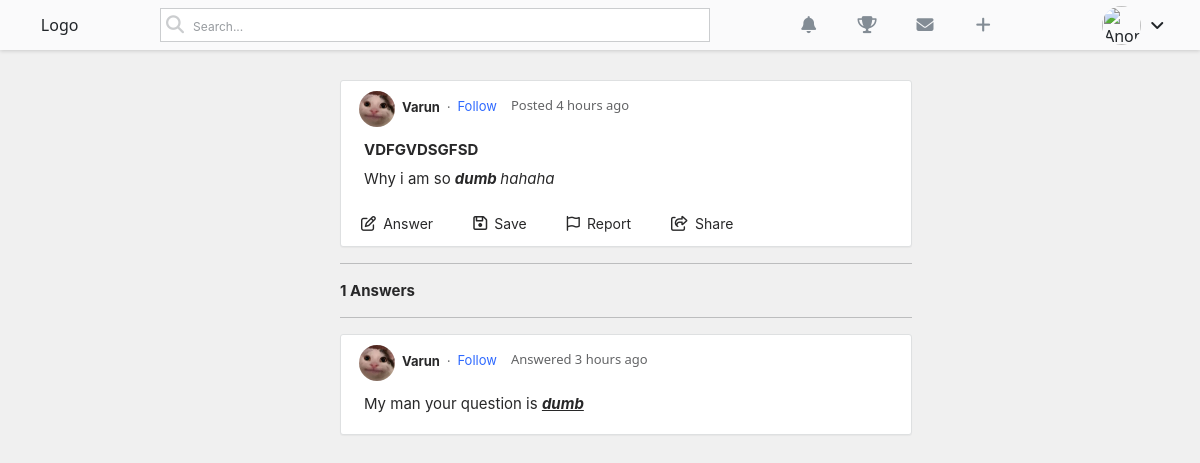
The app's page /posts/1/, older data.
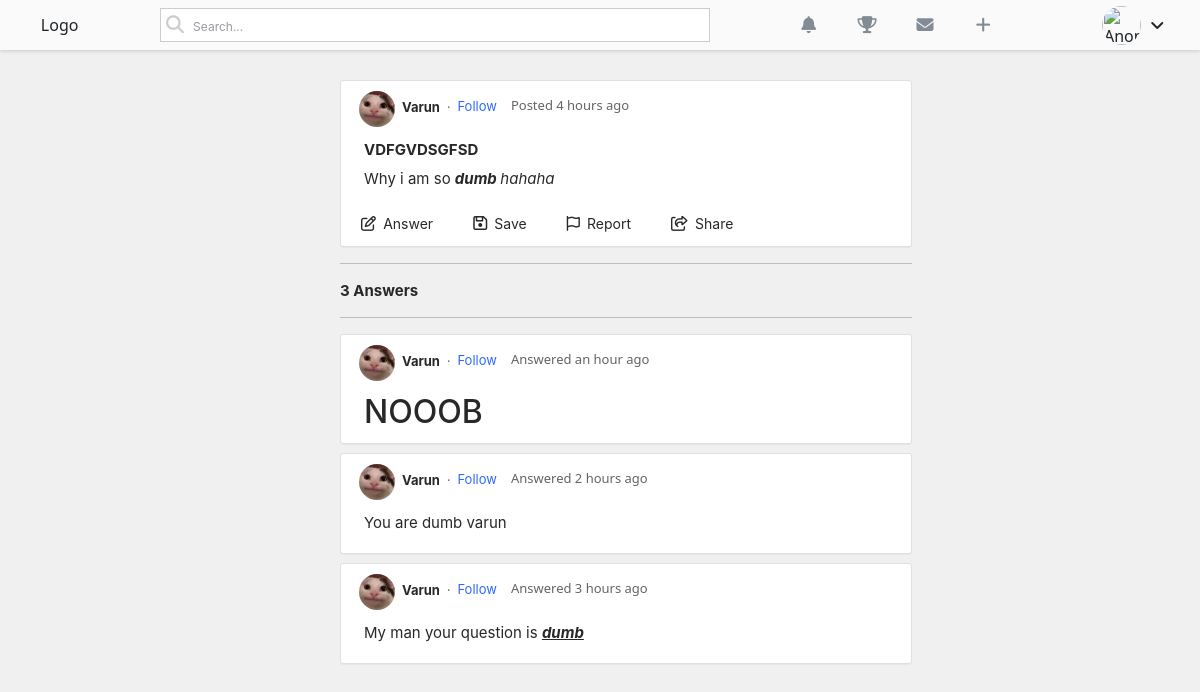
The same page, newer data.
### main/models.py (models this page shows, shortened)
class Post(models.Model):
    author = models.ForeignKey(User,on_delete=models.CASCADE)
    title = models.CharField(max_length=150)
    body = RichTextField(blank = True,null = True)
    created = models.DateTimeField(default=now)

class Profile(models.Model):
    user = models.OneToOneField(User,on_delete=models.CASCADE)
    image = models.ImageField(default="default.jpg",upload_to = "profile_pics")
    about = models.TextField(default="I am nerd")
    location = models.CharField(max_length=100)
    usercreated = models.DateTimeField(default=now)
    followers = models.ManyToManyField(User,blank=True,related_name="followers")

class Comment(models.Model):
    body = RichTextField(blank = True,null = True)
    user = models.ForeignKey(User,on_delete=models.CASCADE)
    post = models.ForeignKey(Post,on_delete=models.CASCADE)
    commented = models.DateTimeField(default=now)

### main/views.py (the view, shortened to what this page needs)
# urls.py: path('posts/<int:pk>/',PostDetailview.as_view(),name = "post_detail"),
class PostDetailview(View):
    def get(self,request,pk,*args,**kwargs):
        post = Post.objects.get(pk=pk)
        form = CommentForm()
        commentss = Comment.objects.filter(post=post)
        numberofcomments = len(commentss)
        comments = Comment.objects.filter(post=post).order_by('-commented')
        context = {
            "form":form,
            "post":post,
            'comments':comments,
            'numberofcomments':numberofcomments
        }
        return render(request,"post_detail.html",context)

### main/forms.py
class CommentForm(forms.ModelForm):
    class Meta:
        model = Comment
        fields = ['body']

### templates/post_detail.html (shortened to what this page needs)
{% load static %}
{% load humanize %}
<!DOCTYPE html>
<html lang="en">
<head>
    <link href="https://cdn.jsdelivr.net/npm/bootstrap@5.1.0/dist/css/bootstrap.min.css" rel="stylesheet">
    <link rel="stylesheet" href="{% static 'css/home.css' %}">
</head>
<body style="background-color: rgba(165, 165, 165, 0.164);">
    <header class="navbarr">
        <div class="logo">
            Logo
        </div>
        <div class="searchdiv">
            <i class="fas fa-search"></i>
            <input type="search" class="searchh" placeholder="Search...">
        </div>
        <div class="iconsdivuser">
            <i class="fas fa-bell" data-bs-toggle="tooltip" title="Notifications"></i>
            <i class="fas fa-trophy" data-bs-toggle="tooltip" title="Achievements Such As Points"></i>
            <i class="fas fa-envelope" data-bs-toggle="tooltip" title="Messages"></i>
            <a href="{% url 'ask_question' %}"><i class="fas fa-plus" data-bs-toggle="modal" data-bs-target="#postcreate"></i></a>
        </div>
        <div class="userdiv">
            <img src="{{user.profile.image.url}}" data-bs-toggle="tooltip" title = "{{request.user}}" width="39px" height="39px" class="userprofilebruh">
            <i class="fas fa-angle-down" onclick="usernav()"></i>
        </div>
    </header>
    <div class="postdivgobrr" style="margin-top: 80px;">
        <div class="postdivheader">
            <img src="{{post.author.profile.image.url}}" alt="" width="36px" height="36px" class="postdivheaderimg">
            <p class="postdivheadername">{{post.author}}</p>
            <span>.</span>
            <p class="postdivheaderfollow">Follow</p>
            <p class="whenposted">Posted {{post.created|naturaltime}}</p>
        </div>
        <div class="titlestuff">
            <a href="{% url 'post_detail' post.pk %}" target="_blank">
                {{post.title}}
            </a>
        </div>
        <div class="bodystuff">
            {{post.body|safe}}
        </div>
        <div class="bottom-stuff">
            <div class="answer-field" onclick="openasnwerpanel()">
                <i class="far fa-edit"></i>
                <span class="answer">Answer</span>
            </div>
            <a>
                <div class="save-field">
                    <i class="far fa-save"></i>
                    <span class="save">Save</span>
                </div>
            </a>
            <div class="report-field" data-bs-toggle="modal" data-bs-target="#modalofreport">
                <i class="far fa-flag"></i>
                <span class="report">Report</span>
            </div>
            <div class="share-field" data-bs-toggle="modal" data-bs-target="#modalofreport">
                <i class="far fa-share-square" data-bs-toggle="tooltip" title="Share"></i>
                <span class="share">Share</span>
            </div>
        </div>
  </div>
    <hr width="572px" style="position: relative;left: 340px;">
    <p style="color: #282829;font-family: -apple-system, BlinkMacSystemFont, 'Segoe UI', Roboto, Oxygen, Ubuntu, Cantarell, 'Open Sans', 'Helvetica Neue', sans-serif;font-size: 15px;font-weight: bold;line-height: 21px;margin-left: 340px;">{{numberofcomments}} Answers</p>
    <hr width="572px" style="position: relative;left: 340px;">
  {% for comment in comments %}
    <div class="postanswersdiv">
        <div class="topstuff">
            <img src="{{comment.user.profile.image.url}}" width="36px" height="36px" alt="">
            <p class="username">{{comment.user}}</p>
            <span>.</span>
            <p class="followshit">Follow</p>
            <p class="whenanswered">Answered {{comment.commented|naturaltime}}</p>
        </div>
        <div class="bodystuff">
            {{comment.body|safe}}
        </div>
    </div>
  {% endfor %}
</body>
</html>

Row changes from the older to the newer data that the page shows:
added Comment: user.profile.image (picture), user "Varun", commented "an hour ago", body "NOOOB"
added Comment: user.profile.image (picture), user "Varun", commented "2 hours ago", body "You are dumb varun"
Text that changed along with them:
{{ numberofcomments }}: "1" → "3"
